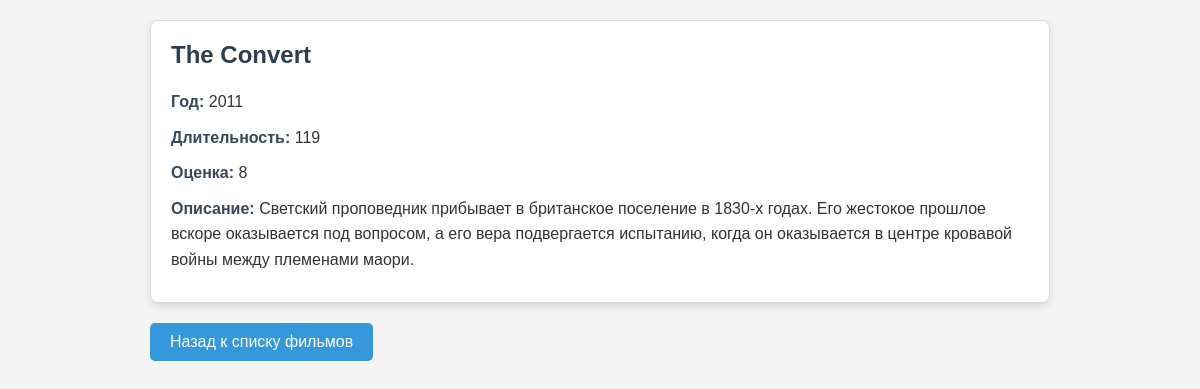
The page /drama/The-Convert/ on the database its author committed.
### main/models.py (models this page shows, shortened)
class Movie(models.Model):
    name = models.CharField(max_length=50)
    slug = models.SlugField(max_length=200)
    year = models.IntegerField(max_length=4)
    during = models.IntegerField(max_length=10)
    grade = models.IntegerField(max_length=2)
    description = models.TextField()
    category = models.ForeignKey(to=Genr, on_delete=models.PROTECT)
    class Meta():
        ordering = ('id',)

### main/views.py (the view)
# urls.py: path('<slug:genr>/<slug:moox>/',views.movie_page,name='movie_detail'),
def movie_page(request,genr,moox):
    movie = Movie.objects.get(slug=moox)
    context = {'movie':movie}
    return render(request,'main/movie.html',context)

### templates/main/movie.html (shortened to what this page needs)
<!DOCTYPE html>
<html lang="ru">
<head>
</head>
<body>
    <div class="movie-details">
        <h2>{{ movie.name }}</h2>
        <p><strong>Год:</strong> {{ movie.year }}</p>
        <p><strong>Длительность:</strong> {{ movie.during }}</p>
        <p><strong>Оценка:</strong> {{ movie.grade }}</p>
        <p><strong>Описание:</strong> {{ movie.description }}</p>
    </div>
    <a href="\" class="back-link">Назад к списку фильмов</a>
</body>
</html>

### templates/main/movie.html (style rules this page uses)
body { font-family: Arial, sans-serif; background-color: #f4f4f4; padding: 20px; max-width: 900px; margin: auto; color: #333; }
.movie-details { background-color: #fff; border: 1px solid #ddd; border-radius: 8px; padding: 20px; box-shadow: 0 4px 8px rgba(0, 0, 0, 0.1); }
.movie-details h2 { margin-top: 0; color: #2c3e50; }
.movie-details p { margin: 10px 0; font-size: 16px; line-height: 1.6; }
.movie-details strong { color: #34495e; }
.back-link { display: inline-block; margin-top: 20px; padding: 10px 20px; font-size: 16px; color: #fff; background-color: #3498db; border-radius: 5px; text-decoration: none; transition: background-color 0.3s ease; }

### rows shown on the page
Movie: name "The Convert", year "2011", during "119", grade "8", description "Светский проповедник прибывает в британское поселение в 1830-х годах. Его жестокое прошлое вскоре оказывается под вопросом, а его вера подвергается испытанию, когда он оказывается в центре кровавой войны между племенами маори."
